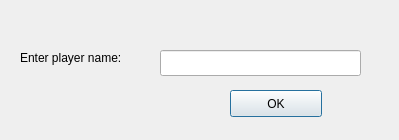
<?xml version="1.0" encoding="UTF-8"?>
<ui version="4.0">
 <class>Dialog</class>
 <widget class="QDialog" name="Dialog">
  <property name="geometry">
   <rect>
    <x>0</x>
    <y>0</y>
    <width>399</width>
    <height>140</height>
   </rect>
  </property>
  <property name="windowTitle">
   <string>Dialog</string>
  </property>
  <widget class="QLabel" name="label">
   <property name="geometry">
    <rect>
     <x>20</x>
     <y>50</y>
     <width>141</width>
     <height>16</height>
    </rect>
   </property>
   <property name="text">
    <string>Enter player name:</string>
   </property>
  </widget>
  <widget class="QPushButton" name="pushButton">
   <property name="geometry">
    <rect>
     <x>230</x>
     <y>90</y>
     <width>92</width>
     <height>27</height>
    </rect>
   </property>
   <property name="text">
    <string>OK</string>
   </property>
  </widget>
  <widget class="QLineEdit" name="lineEdit">
   <property name="geometry">
    <rect>
     <x>160</x>
     <y>50</y>
     <width>201</width>
     <height>26</height>
    </rect>
   </property>
  </widget>
 </widget>
 <resources/>
 <connections/>
</ui>
